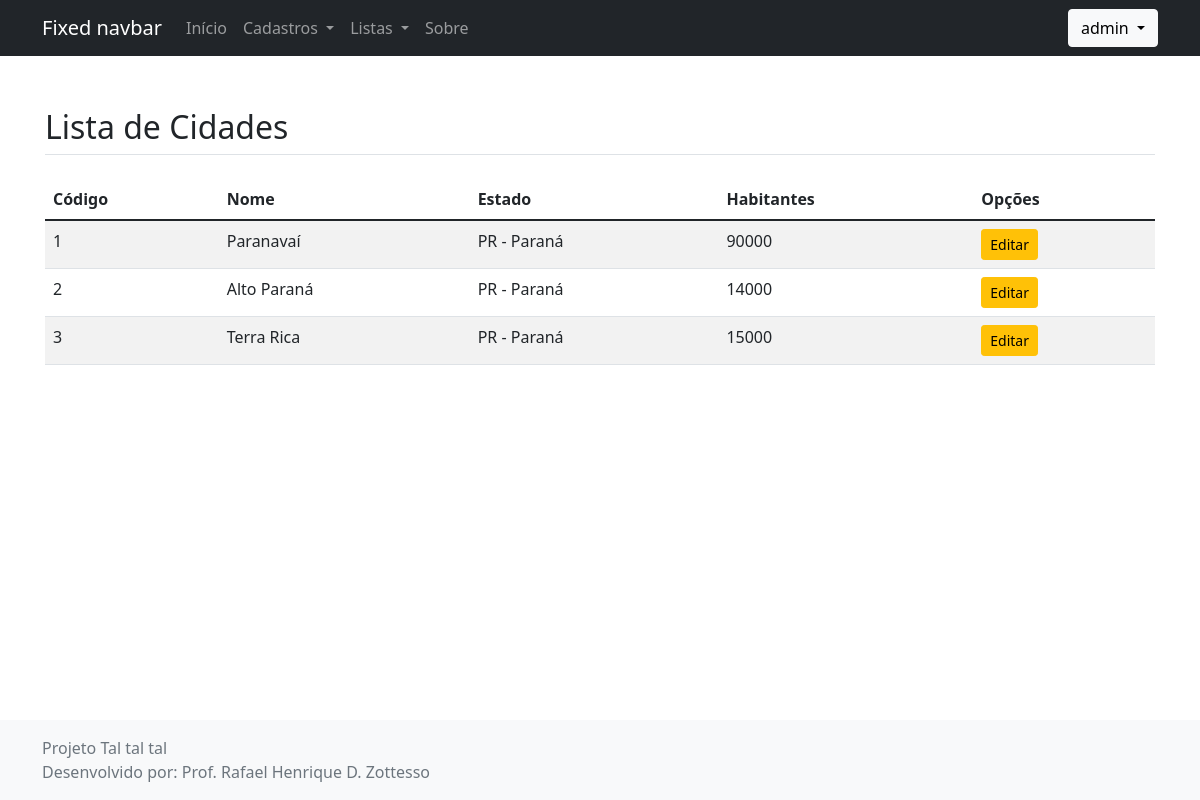
The page /listar/cidade/ (signed in) on the database as committed earlier.
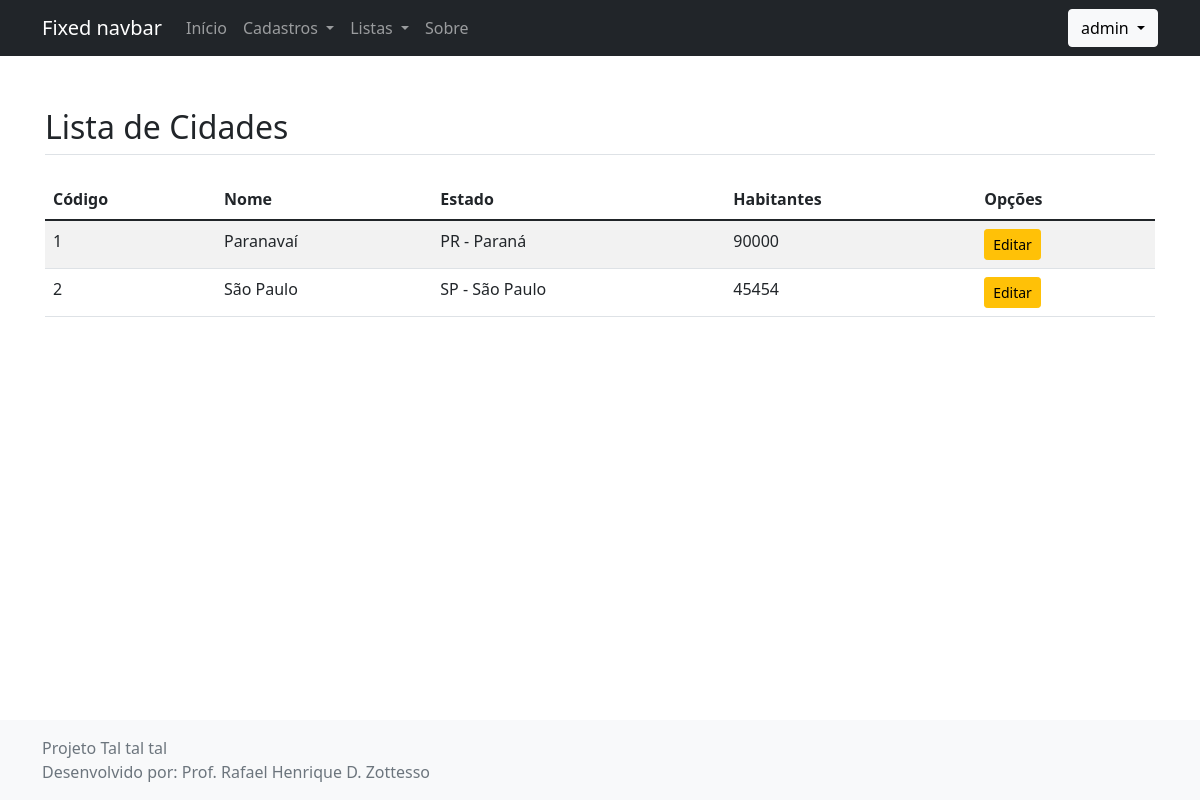
The same page on the database as committed later.
### cadastros/models.py (models this page shows, shortened)
class Cidade(models.Model):
    nome = models.CharField(max_length=50, verbose_name="Nome da cidade", )
    habitantes = models.IntegerField(null=True, blank=True, default=0, help_text="Se você não sabe, informe zero.")
    estado = models.ForeignKey(Estado, on_delete=models.PROTECT)

class Estado(models.Model):
    sigla = models.CharField(max_length=2, unique=True)
    nome = models.CharField(max_length=50)
    def __str__(self):
        return self.sigla + ' - ' + self.nome

### cadastros/views.py (the view)
# urls.py: path('listar/cidade/', CidadeList.as_view(), name='listar-cidade'),
class CidadeList(LoginRequiredMixin, ListView):
    login_url = reverse_lazy('index')
    model = Cidade
    template_name = 'cadastros/listas/cidades.html'

### cadastros/templates/cadastros/listas/cidades.html
{% extends 'paginas/modelo.html' %}
{% load static %}
{% block conteudo %}
<h2 class="mt-4 mb-4 border-bottom pb-2">
    Lista de Cidades
</h2>
<table class="table table-striped">
    <thead>
        <tr>
            <th>Código</th>
            <th>Nome</th>
            <th>Estado</th>
            <th>Habitantes</th>
            <th>Opções</th>
        </tr>
    </thead>
    <tbody>
        {% for cidade in object_list %}
        <tr>
            <td>{{cidade.pk}}</td>
            <td>{{cidade.nome}}</td>
            <td>{{cidade.estado}}</td>
            <td>{{cidade.habitantes}}</td>
            <td>
                <a href="{% url 'editar-cidade' cidade.pk %}" class="btn btn-warning btn-sm">Editar</a>
            </td>
        </tr>
        {% empty %}
        <tr>
            <td colspan="100%">Nenhum registro encontrado.</td>
        </tr>
        {% endfor %}
    </tbody>
</table>
{% endblock %}

Rows that differ between the two databases and show on the page:
removed Cidade: pk "3", nome "Terra Rica", estado "PR - Paraná", habitantes "15000"
changed Cidade id 2: nome "Alto Paraná" → "São Paulo"; estado "PR - Paraná" → "SP - São Paulo"; habitantes "14000" → "45454"
